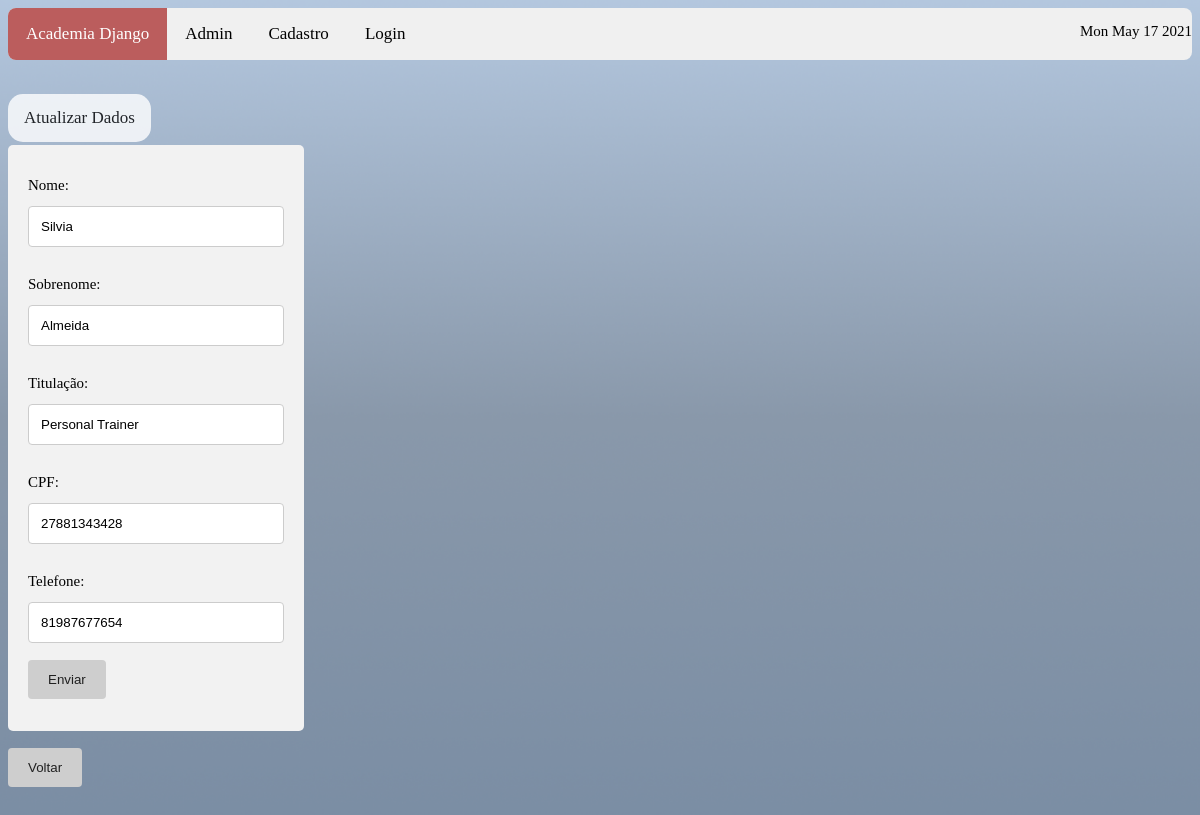
The page /sistema/atualizar_dados_instrutor/4 on the database as committed earlier.
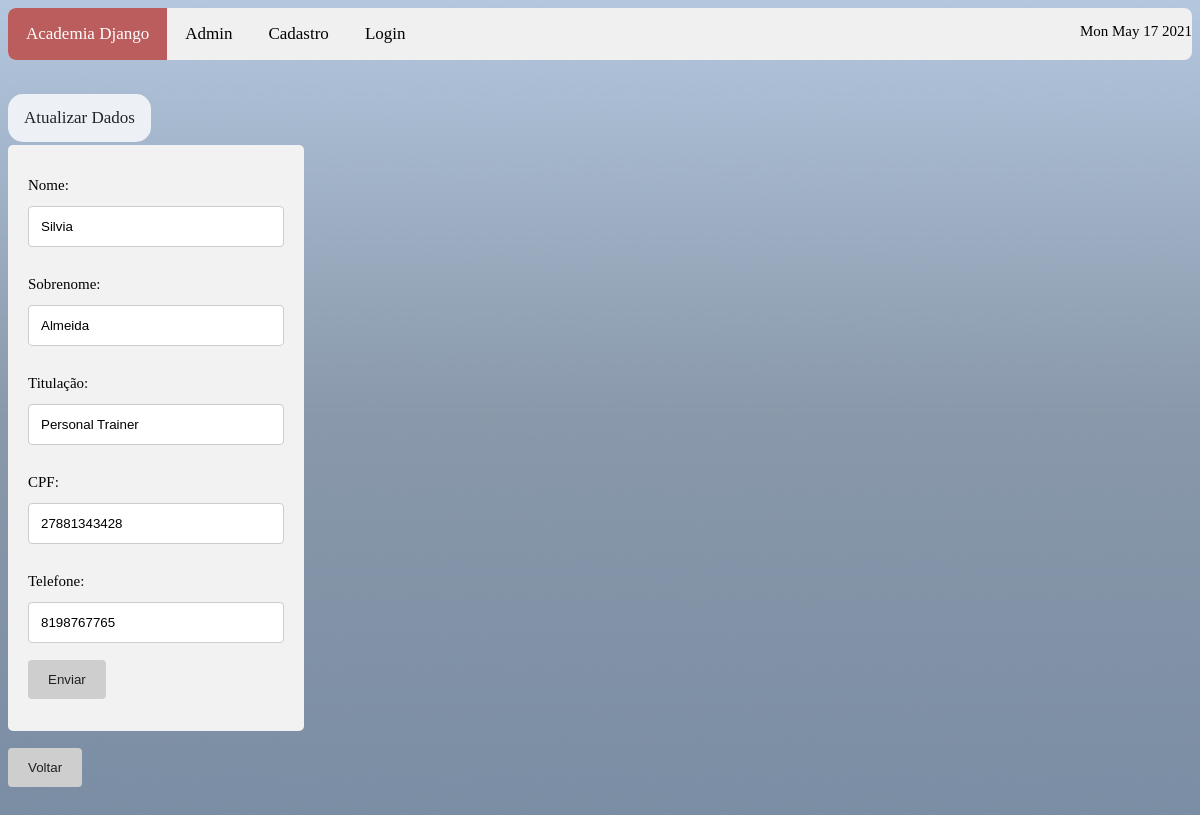
The same page on the database as committed later.
### sistema/models.py (models this page shows)
class Instrutor(models.Model):
    titulacao = models.CharField(
        max_length = 100,
        null = False,
        blank = False
    )
    nome = models.CharField(
        max_length = 200,
        null = False,
        blank = False
    )
    sobrenome = models.CharField(
        max_length = 200,
        null = False,
        blank = False
    )
    telefone = models.CharField(
        max_length = 14,
        null = False,
        blank = False
    )
    cpf = models.CharField(
        max_length = 14,
        null = False,
        blank = False
    )
    genero_choices = (
        ("F", "Feminino"),
        ("M", "Masculino"),
        ("O", "Outro")
    )
    genero = models.CharField(
        max_length = 1,
        choices = genero_choices,
        null = True,
        blank = True
    )
    objects = models.Manager()

### sistema/views.py (the view)
# urls.py: path('atualizar_dados_instrutor/<int:user_id>', views.atualizar_dados_instrutor, name='atualizar_dados_instrutor'),
def atualizar_dados_instrutor(request, user_id):
    if request.method == 'GET':
        instrutor = Instrutor.objects.filter(id=user_id)
        contexto = {
            'instrutor': instrutor
        }
        return render(request, 'atualizar_instrutor.html', contexto)

### sistema/templates/atualizar_instrutor.html (shortened to what this page needs)
{% load static %}
 <!DOCTYPE html>
<html>
<head>
    <link rel="stylesheet" href=" {% static 'css/style.css' %} "/>
</head>
<body>
<div class="topnav">
    <a class="active" href="http://{{request.get_host}}/sistema/inicio">Academia Django</a>
    <a href="http://{{request.get_host}}/admin" target="_blank">Admin</a>
    <a href="http://{{request.get_host}}/sistema/cadastrar_usuario">Cadastro</a>
    <a href="http://{{request.get_host}}/sistema/logar_usuario">Login</a>
<div class="c">
    <p id="demo"></p>
</div>
</div>
<br/><br/>
    <a class="asessao"> Atualizar Dados </a>
<br/><br/><br/>
{% for instrutor in instrutor %}
<div class="container2">
<form action="http://{{request.get_host}}/sistema/atualizar_instrutor" method="POST">
  <label>Nome: </label>
  <input type="text" name="nome" value="{{instrutor.nome}}"/>
  <br></br>
  <label>Sobrenome: </label>
  <input type="text" name="sobrenome" value="{{instrutor.sobrenome}}"/>
  <br></br>
  <label>Titulação: </label>
  <input type="text" name="titulacao" value="{{instrutor.titulacao}}"/>
  <br></br>
  <label>CPF: </label>
  <input type="text" name="cpf" value="{{instrutor.cpf}}"/>
  <br></br>
  <label>Telefone: </label>
  <input type="text" name="telefone" value="{{instrutor.telefone}}"/>
  <br></br>
  <input type="submit" value="Enviar">
</form>
    <br/><br/><br/>
 </div>
{% endfor %}
    <br/>
    <form action="http://{{request.get_host}}/sistema/inicio">
    <input type="submit" value="Voltar">
    </form>
<br/><br/><br/><br/>
</body>
</html>

Rows that differ between the two databases and show on the page:
changed Instrutor "Silvia": telefone "81987677654" → "8198767765"
